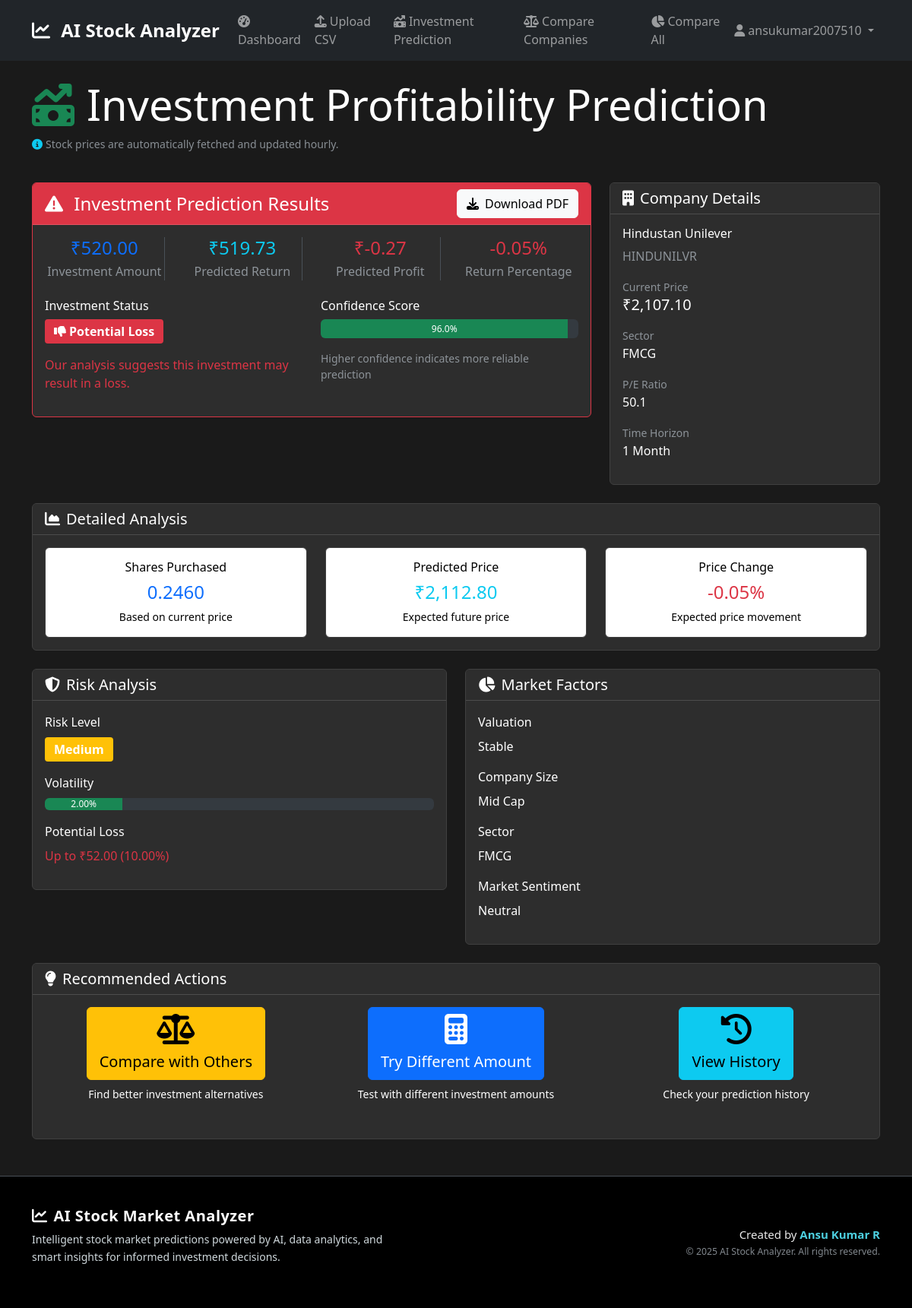
The page /view_investment/5 (signed in) on the database its author committed.
### routes/models.py (models this page shows)
class InvestmentPrediction(db.Model):
    __tablename__ = 'investment_predictions'
    id = db.Column(db.Integer, primary_key=True)
    user_id = db.Column(db.Integer, db.ForeignKey('users.id'), nullable=False, index=True)
    company_id = db.Column(db.Integer, db.ForeignKey('companies.id'), nullable=False, index=True)
    investment_amount = db.Column(db.Float, nullable=False)
    predicted_return = db.Column(db.Float, nullable=False)
    predicted_profit = db.Column(db.Float, nullable=False)
    profit_percentage = db.Column(db.Float, nullable=False)
    is_profitable = db.Column(db.Boolean, nullable=False)
    confidence_score = db.Column(db.Float, nullable=False)
    time_horizon = db.Column(db.String(20), default='1_month')  # 1_week, 1_month, 1_year
    prediction_details = db.Column(db.Text)  # JSON string of detailed prediction data
    created_at = db.Column(db.DateTime, default=datetime.utcnow, index=True)

class Company(db.Model):
    __tablename__ = 'companies'
    id = db.Column(db.Integer, primary_key=True)
    name = db.Column(db.String(100), nullable=False, unique=True)
    symbol = db.Column(db.String(10), nullable=False, unique=True)
    sector = db.Column(db.String(50), nullable=False)
    current_price = db.Column(db.Float, nullable=False)
    market_cap = db.Column(db.BigInteger, nullable=True)
    pe_ratio = db.Column(db.Float, nullable=True)
    historical_data = db.Column(db.Text)  # JSON string of historical price data
    created_at = db.Column(db.DateTime, default=datetime.utcnow)
    updated_at = db.Column(db.DateTime, default=datetime.utcnow, onupdate=datetime.utcnow)
    investment_predictions = db.relationship('InvestmentPrediction', backref='company', lazy=True, cascade='all, delete-orphan')
    comparison_company1 = db.relationship('CompanyComparison', foreign_keys='CompanyComparison.company1_id', backref='company1', lazy=True, cascade='all, delete-orphan')
    comparison_company2 = db.relationship('CompanyComparison', foreign_keys='CompanyComparison.company2_id', backref='company2', lazy=True, cascade='all, delete-orphan')

### routes/app.py (the view, shortened to what this page needs)
@app.route('/view_investment/<int:id>', methods=['GET', 'POST'])
@login_required
def view_investment(id):
    user_id = session['user_id']
    investment = InvestmentPrediction.query.filter_by(id=id, user_id=user_id).first_or_404()
    company = investment.company
    companies = Company.query.all()  # for the dropdown in the template
    try:
        details = json.loads(investment.prediction_details) if investment.prediction_details else {}
    except Exception:
        details = {}
    results = {
        "success": True,
        "investment_amount": investment.investment_amount,
        "predicted_return": investment.predicted_return,
        "predicted_profit": investment.predicted_profit,
        "profit_percentage": investment.profit_percentage,
        "is_profitable": investment.is_profitable,
        "confidence_score": investment.confidence_score,
        "time_horizon": investment.time_horizon,
        "prediction_details": details,
    }
    return render_template(
        'investment_prediction.html',
        companies=companies,
        results=results,
        company=company,
        investment_amount=investment.investment_amount,
    )

### templates/investment_prediction.html (shortened to what this page needs)
{% extends "base.html" %}
{% block content %}
<div class="row mb-4">
    <div class="col-12">
        <h1 class="display-4">
            <i class="fas fa-money-bill-trend-up me-3 text-success"></i>Investment Profitability Prediction
        </h1>
        <p class="text-muted small mt-2"><i class="fas fa-info-circle me-1 text-info"></i>Stock prices are automatically fetched and updated hourly.</p>
    </div>
</div>
{% if results %}
<div class="row mb-4">
    <div class="col-md-8">
        <div class="card border-{{ 'success' if results.is_profitable else 'danger' }}">
            <div class="card-header bg-{{ 'success' if results.is_profitable else 'danger' }} text-white">
                <div class="d-flex justify-content-between align-items-center">
                    <h4 class="mb-0">
                        <i class="fas fa-{{ 'check-circle' if results.is_profitable else 'exclamation-triangle' }} me-2"></i>
                        Investment Prediction Results
                    </h4>
                    <button onclick="downloadInvestmentPDF()" class="btn btn-light">
                        <i class="fas fa-download me-2"></i>Download PDF
                    </button>
                </div>
            </div>
            <div class="card-body">
                <div class="row text-center mb-4">
                    <div class="col-md-3">
                        <div class="border-end">
                            <h4 class="text-primary mb-1">{{ results.investment_amount|inr }}</h4>
                            <p class="text-muted mb-0">Investment Amount</p>
                        </div>
                    </div>
                    <div class="col-md-3">
                        <div class="border-end">
                            <h4 class="text-info mb-1">{{ results.predicted_return|inr }}</h4>
                            <p class="text-muted mb-0">Predicted Return</p>
                        </div>
                    </div>
                    <div class="col-md-3">
                        <div class="border-end">
                            <h4 class="mb-1">
                                {% if results.predicted_profit > 0 %}
                                    <span class="text-success">+{{ results.predicted_profit|inr }}</span>
                                {% else %}
                                    <span class="text-danger">{{ results.predicted_profit|inr }}</span>
                                {% endif %}
                            </h4>
                            <p class="text-muted mb-0">Predicted Profit</p>
                        </div>
                    </div>
                    <div class="col-md-3">
                        <h4 class="mb-1">
                            {% if results.profit_percentage > 0 %}
                                <span class="text-success">+{{ "%.2f"|format(results.profit_percentage) }}%</span>
                            {% else %}
                                <span class="text-danger">{{ "%.2f"|format(results.profit_percentage) }}%</span>
                            {% endif %}
                        </h4>
                        <p class="text-muted mb-0">Return Percentage</p>
                    </div>
                </div>
                <div class="row">
                    <div class="col-md-6">
                        <h6>Investment Status</h6>
                        {% if results.is_profitable %}
                            <span class="badge bg-success fs-6 mb-3">
                                <i class="fas fa-thumbs-up me-1"></i>Profitable Investment
                            </span>
                            <p class="text-success">This investment shows positive potential based on our AI analysis.</p>
                        {% else %}
                            <span class="badge bg-danger fs-6 mb-3">
                                <i class="fas fa-thumbs-down me-1"></i>Potential Loss
                            </span>
                            <p class="text-danger">Our analysis suggests this investment may result in a loss.</p>
                        {% endif %}
                    </div>
                    <div class="col-md-6">
                        <h6>Confidence Score</h6>
                        <div class="progress mb-3" style="height: 25px;">
                            <div class="progress-bar bg-{{ 'success' if results.confidence_score > 0.7 else 'warning' if results.confidence_score > 0.5 else 'danger' }}"
                                 role="progressbar" style="width: {{ (results.confidence_score * 100)|round }}%">
                                {{ (results.confidence_score * 100)|round }}%
                            </div>
                        </div>
                        <p class="small text-muted">Higher confidence indicates more reliable prediction</p>
                    </div>
                </div>
            </div>
        </div>
    </div>
    <div class="col-md-4">
        <div class="card">
            <div class="card-header">
                <h5 class="mb-0">
                    <i class="fas fa-building me-2"></i>Company Details
                </h5>
            </div>
            <div class="card-body">
                <h6 class="card-title">{{ company.name }}</h6>
                <p class="text-muted">{{ company.symbol }}</p>
                <div class="mb-3">
                    <small class="text-muted">Current Price</small>
                    <h5 class="mb-2">{{ company.current_price|inr }}</h5>
                </div>
                <div class="mb-3">
                    <small class="text-muted">Sector</small>
                    <p class="mb-0">{{ company.sector }}</p>
                </div>
                {% if company.pe_ratio %}
                <div class="mb-3">
                    <small class="text-muted">P/E Ratio</small>
                    <p class="mb-0">{{ company.pe_ratio }}</p>
                </div>
                {% endif %}
                <div class="mb-3">
                    <small class="text-muted">Time Horizon</small>
                      <p class="mb-0">{{ results.time_horizon }}</p>
                </div>
            </div>
        </div>
    </div>
</div>
<div class="row mb-4">
    <div class="col-12">
        <div class="card">
            <div class="card-header">
                <h5 class="mb-0">
                    <i class="fas fa-chart-area me-2"></i>Detailed Analysis
                </h5>
            </div>
            <div class="card-body">
                <div class="row">
                    <div class="col-md-4">
                        <div class="card bg-light">
                            <div class="card-body text-center">
                                <h6 class="card-title">Shares Purchased</h6>
                                <h4 class="text-primary">{{ "%.4f"|format(results.prediction_details.shares_purchased) }}</h4>
                                <p class="card-text small">Based on current price</p>
                            </div>
                        </div>
                    </div>
                    <div class="col-md-4">
                        <div class="card bg-light">
                            <div class="card-body text-center">
                                <h6 class="card-title">Predicted Price</h6>
                                <h4 class="text-info">{{ results.prediction_details.predicted_price|inr }}</h4>
                                <p class="card-text small">Expected future price</p>
                            </div>
                        </div>
                    </div>
                    <div class="col-md-4">
                        <div class="card bg-light">
                            <div class="card-body text-center">
                                <h6 class="card-title">Price Change</h6>
                                <h4 class="{{ 'text-success' if results.prediction_details.price_change > 0 else 'text-danger' }}">
                                    {{ "%.2f"|format(results.prediction_details.price_change_percent) }}%
                                </h4>
                                <p class="card-text small">Expected price movement</p>
                            </div>
                        </div>
                    </div>
                </div>
            </div>
        </div>
    </div>
</div>
<div class="row mb-4">
    <div class="col-md-6">
        <div class="card">
            <div class="card-header">
                <h5 class="mb-0">
                    <i class="fas fa-shield-alt me-2"></i>Risk Analysis
                </h5>
            </div>
            <div class="card-body">
                <div class="mb-3">
                    <label class="form-label">Risk Level</label>
                    <div>
                        {% set risk_level = results.prediction_details.risk_analysis.risk_level %}
                        <span class="badge bg-{{ 'success' if risk_level == 'Low' else 'warning' if risk_level == 'Medium' else 'danger' }} fs-6">
                            {{ risk_level }}
                        </span>
                    </div>
                </div>
                <div class="mb-3">
                    <label class="form-label">Volatility</label>
                    <div class="progress">
                        <div class="progress-bar bg-{{ 'success' if results.prediction_details.risk_analysis.volatility < 3 else 'warning' if results.prediction_details.risk_analysis.volatility < 6 else 'danger' }}"
                             role="progressbar" style="width: {{ results.prediction_details.risk_analysis.volatility * 10 }}%">
                            {{ "%.2f"|format(results.prediction_details.risk_analysis.volatility) }}%
                        </div>
                    </div>
                </div>
                <div class="mb-3">
                    <label class="form-label">Potential Loss</label>
                    <p class="text-danger mb-0">
                        Up to {{ results.prediction_details.risk_analysis.potential_loss_amount|inr }}
                        ({{ "%.2f"|format(results.prediction_details.risk_analysis.potential_loss_percent) }}%)
                    </p>
                </div>
            </div>
        </div>
    </div>
    <div class="col-md-6">
        <div class="card">
            <div class="card-header">
                <h5 class="mb-0">
                    <i class="fas fa-chart-pie me-2"></i>Market Factors
                </h5>
            </div>
            <div class="card-body">
                <div class="mb-3">
                    <label class="form-label">Valuation</label>
                    <p class="mb-1">{{ results.prediction_details.market_factors.pe_analysis }}</p>
                </div>
                <div class="mb-3">
                    <label class="form-label">Company Size</label>
                    <p class="mb-1">{{ results.prediction_details.market_factors.size_analysis }}</p>
                </div>
                <div class="mb-3">
                    <label class="form-label">Sector</label>
                    <p class="mb-1">{{ results.prediction_details.market_factors.sector }}</p>
                </div>
                <div class="mb-3">
                    <label class="form-label">Market Sentiment</label>
                    <p class="mb-0">{{ results.prediction_details.market_factors.market_sentiment }}</p>
                </div>
            </div>
        </div>
    </div>
</div>
<div class="row">
    <div class="col-12">
        <div class="card">
            <div class="card-header">
                <h5 class="mb-0">
                    <i class="fas fa-lightbulb me-2"></i>Recommended Actions
                </h5>
            </div>
            <div class="card-body">
                <div class="row">
                    <div class="col-md-4 text-center mb-3">
                        <a href="{{ url_for('company_comparison') }}" class="btn btn-warning btn-lg">
                            <i class="fas fa-balance-scale fa-2x d-block mb-2"></i>
                            Compare with Others
                        </a>
                        <p class="small mt-2">Find better investment alternatives</p>
                    </div>
                    <div class="col-md-4 text-center mb-3">
                        <button type="button" class="btn btn-primary btn-lg" data-bs-toggle="modal" data-bs-target="#newPredictionModal">
                            <i class="fas fa-calculator fa-2x d-block mb-2"></i>
                            Try Different Amount
                        </button>
                        <p class="small mt-2">Test with different investment amounts</p>
                    </div>
                    <div class="col-md-4 text-center mb-3">
                        <a href="{{ url_for('dashboard') }}" class="btn btn-info btn-lg">
                            <i class="fas fa-history fa-2x d-block mb-2"></i>
                            View History
                        </a>
                        <p class="small mt-2">Check your prediction history</p>
                    </div>
                </div>
            </div>
        </div>
    </div>
</div>
{% endif %}
{% endblock %}

### rows shown on the page
InvestmentPrediction: investment_amount|inr "₹520.00", predicted_return|inr "₹519.73", predicted_profit|inr "₹-0.27", profit_percentage "-0.05", (results.confidence_score*100)|round "96.0", time_horizon "1 Month"
Company: name "Hindustan Unilever", symbol "HINDUNILVR", current_price|inr "₹2,107.10", sector "FMCG", pe_ratio "50.1"

### other values the page prints
{{ session.username or 'User' }} "ansukumar2007510"
{{ "%.4f"|format(results.prediction_details.shares_purchased) }} "0.2460"
{{ results.prediction_details.predicted_price|inr }} "₹2,112.80"
{{ "%.2f"|format(results.prediction_details.price_change_percent) }} "-0.05"
{{ risk_level }} "Medium"
{{ "%.2f"|format(results.prediction_details.risk_analysis.volatility) }} "2.00"
{{ results.prediction_details.risk_analysis.potential_loss_amount|inr }} "₹52.00"
{{ results.prediction_details.market_factors.pe_analysis }} "Stable"
{{ results.prediction_details.market_factors.size_analysis }} "Mid Cap"
{{ results.prediction_details.market_factors.sector }} "FMCG"
{{ results.prediction_details.market_factors.market_sentiment }} "Neutral"
